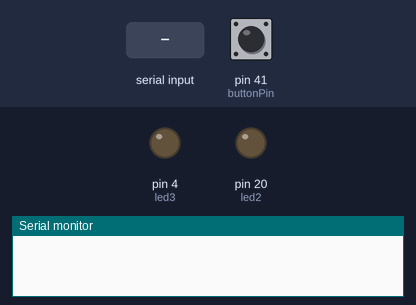
A sketch run on a simulated Arduino Mega 2560, built with avr-gcc and run on an emulated ATmega2560. Parts: output pins drawn as LEDs (lit = HIGH), the last lines printed to the serial monitor. Dashed ring = blinking. The inputs (shaded band) are chosen by the test bench; at power-on: pin 41 (buttonPin) HIGH. Pins used as bus, display or sensor lines are not drawn.

Above: at 1.2 s.
1.3 s: "A\n" received over Serial
At 1.85 s:
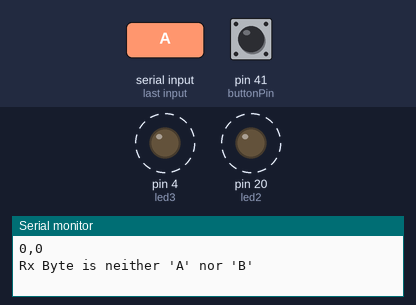
4.3 s: byte 66 ('B') received over Serial
Timing chart, 0 to 13.3 s (numbered marks = the images above; inputs shaded):
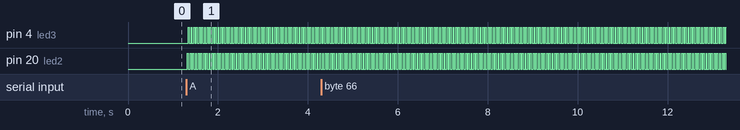

Measured:
- after the input at 1.3 s, pin 4 (led3), pin 20 (led2): alternates HIGH for 0.02 s and LOW for 0.04 s, starting at once

The sketch:

final.ino
```cpp
const int led1 = 1;
const int led2 = 20;
const int led3 = 4;

const int buttonPin = 41;

bool buttonState = 0;

int inByte = 0;

int val = 0;

void setup()
{
  pinMode(led1, OUTPUT);
  pinMode(led2, OUTPUT);
  pinMode(led3, OUTPUT);

  pinMode(buttonPin, INPUT_PULLUP);

  Serial.begin(9600);
}

void loop()
{
  // READ BUTTON
  buttonState = !digitalRead(buttonPin);

  // SERIAL COMMUNICATION
  if (Serial.available())
  {
    inByte = Serial.read();

    // HANDSHAKE
    if (inByte == 'A')
    {
      // SEND BUTTON STATE + LED VALUE
      Serial.print(buttonState);

      Serial.print(',');

      Serial.print(val);

      Serial.print('\n');
    }
else if (inByte == 'B') //if incoming byte is 'B'...
    {
      //digitalWrite(ledPin, 0);  //turn LED OFF
      Serial.println("Sensor Update Paused...");  //send paused status message
      //using Serial.println adds a newline after each print, so no need for Serial.print('/n')
    }
    else //if incoming byte is neither 'A' nor 'B'...
    {
      //digitalWrite(ledPin, 0);  //turn LED OFF
      Serial.println("Rx Byte is neither 'A' nor 'B'"); //send status message
      val = inByte;
    }
    // MUSIC VALUES
    //  else
    // {
    //   val = inByte;
    // }
  }

  // LED OFF
   if (val == 0)
  {
    digitalWrite(led1, LOW);
    digitalWrite(led2, LOW);
    digitalWrite(led3, LOW);
  }

   else if (val < 120)
  {
    digitalWrite(led1, HIGH);
    digitalWrite(led2, LOW);
    digitalWrite(led3, LOW);

    delay(20);

    digitalWrite(led1, LOW);
    digitalWrite(led2, HIGH);
    digitalWrite(led3, LOW);

    delay(20);

    digitalWrite(led1, LOW);
    digitalWrite(led2, LOW);
    digitalWrite(led3, HIGH);

    delay(20);
  }

   else if (val < 200)
  {
    digitalWrite(led1, HIGH);
    digitalWrite(led2, HIGH);
    digitalWrite(led3, LOW);

    delay(30);

    digitalWrite(led1, LOW);
    digitalWrite(led2, HIGH);
    digitalWrite(led3, HIGH);

    delay(30);
  }

  else
  {
    digitalWrite(led1, HIGH);
    digitalWrite(led2, HIGH);
    digitalWrite(led3, HIGH);

    delay(35);

    digitalWrite(led1, LOW);
    digitalWrite(led2, LOW);
    digitalWrite(led3, LOW);

    delay(35);
  }
}
```
